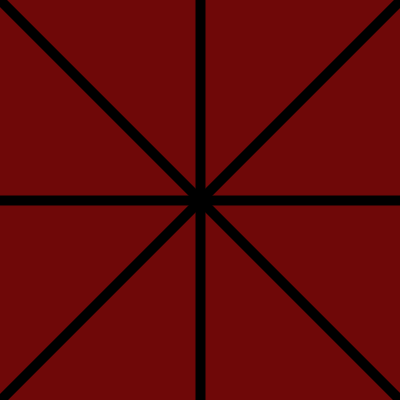
Frame 1 (no input)
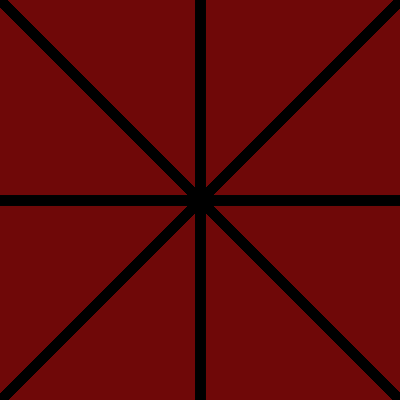
Frame 60 (the mouse pressed at the canvas centre just before this capture)
Frame 120 (the mouse held since frame 60 and released just before this capture): identical to frame 60, image omitted

The Processing sketch that drew these frames (run headless with seeded random() and noise(); from frame 60 on, the mouse is pressed at the canvas centre):

// Processing sketch: lines
// ── lines.pde
void setup() {
 
  size(400, 400);  
  background(#6F0808); 
}

void draw() {
 
  stroke(0);  
  strokeWeight(10);
  
  line(0, 0, width, height);


  line(width, 0, 0, height);


  line(0, height / 2, width, height / 2);


  line(width / 2, 0, width / 2, height);
  
}
